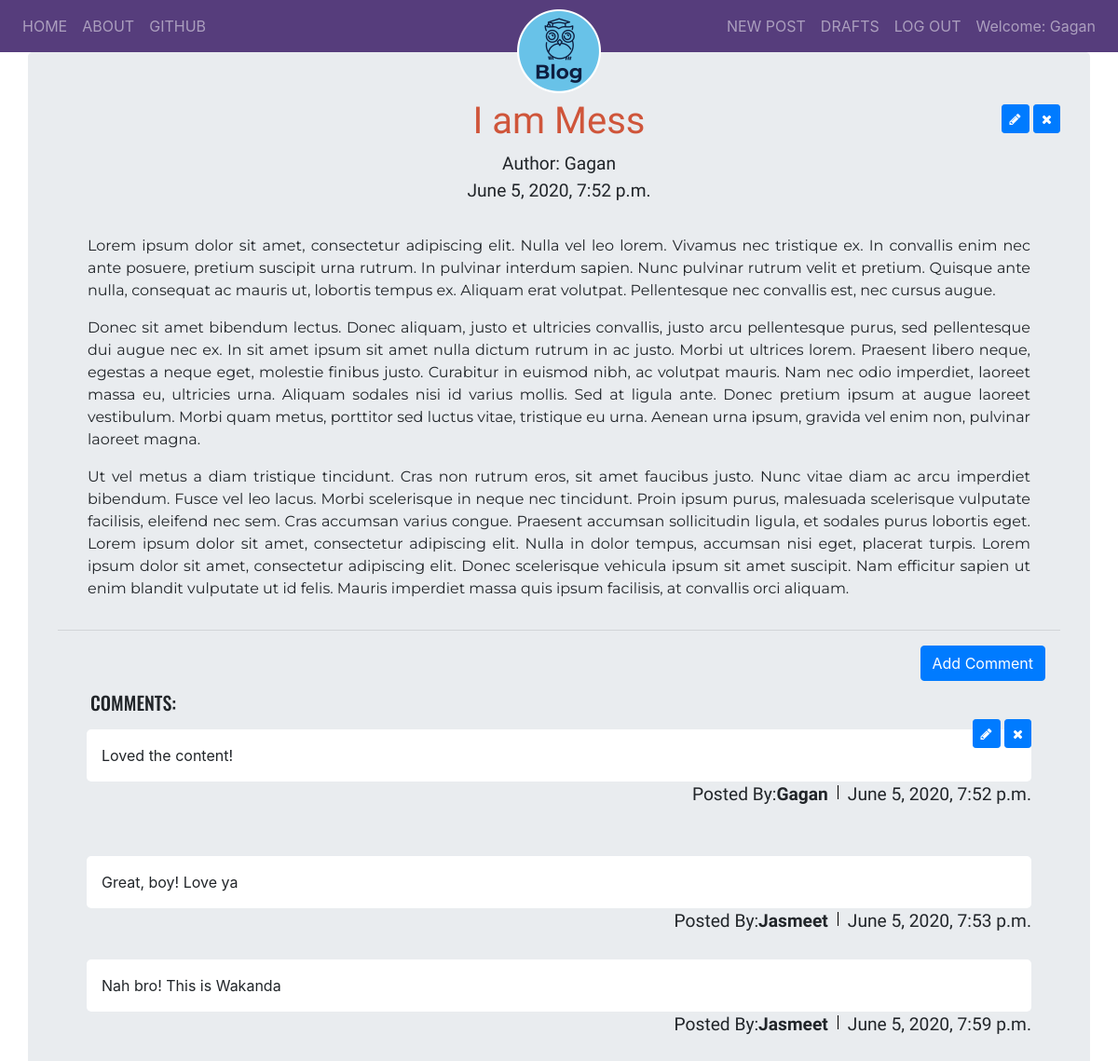
The app's page /post/1/ (signed in) with its own data.
### blog/models.py (models this page shows, shortened)
class Post(models.Model):
    author = models.ForeignKey('auth.User', on_delete=models.CASCADE)
    title = models.CharField(max_length=256)
    text = models.TextField()
    create_date = models.DateTimeField(default=timezone.now)
    published_date = models.DateTimeField(blank=True, null=True)

class Comment(models.Model):
    post = models.ForeignKey('blog.Post', related_name='comments', on_delete=models.CASCADE)
    author = models.ForeignKey('auth.User', on_delete=models.CASCADE)
    text = models.TextField()
    create_date = models.DateTimeField(default=timezone.now)
    approved_comment = models.BooleanField(default=False)

### blog/views.py (the view)
# urls.py: path('post/<int:pk>/', views.PostDetailView.as_view(), name='post_detail'),
class PostDetailView(DetailView):
    model = Post

### blog/templates/blog/post_detail.html (shortened to what this page needs)
{% extends 'blog/base.html' %}
{% block bodyblock %}
<h1 class="posttitle text-center">{{post.title}}</h1>
{% if user.is_authenticated and user == post.author %}
<div class="postupdate">
  <a class="btn btn-primary btn-sm" href="{% url 'blog:post_edit' pk=post.pk %}">
    <i class="fa fa-pencil" aria-hidden="true"></i>
  </a>
  <a class="btn btn-primary btn-sm" href="{% url 'blog:post_remove' pk=post.pk %}">
    <i class="fa fa-times" aria-hidden="true"></i>
  </a>
</div>
{% endif %}
{% if post.published_date %}
<div class="date text-center">Author: {{post.author|title}}</div>
<div class="date text-center">{{post.published_date}}</div>
{% else %}
<div class="text-center">
  <a class="btn btn-default" href="{% url 'blog:post_publish' pk=post.pk %}">Publish</a>
</div>
{% endif %}
<div class="postcontent text-justify">{{post.text|safe|linebreaksbr}}</div>
<hr>
{% if post.published_date %}
<a class="btn btn-primary btn-comment pull-right mr-3" href="{% url 'blog:add_comment_to_post' pk=post.pk %}">Add Comment</a>
<div class="container post_detail">
  <h5>COMMENTS:</h5>
  {% for comment in post.comments.all %}
  <br>
  <div class="comments px-3 mb-2">
    {% if user == comment.author or user == post.author or comment.approved_comment %}
    <div class="comments_body px-3 mb-1">{{comment.text|safe|linebreaks}}</div>
    <div class="comments_meta">
      {% if comment.approved_comment %}
      <span>Posted By:<strong>{{comment.author|title}}</strong></span>
      {% else %}
      <span>Waiting for Approval... | Posted By:<strong>{{comment.author|title}}</strong></span>
      {% endif %}
      <span>{{comment.create_date}}</span>
    </div>
    {% if user == post.author and not comment.approved_comment %}
    <div class="comment_approve">
      <a class="btn btn-primary btn-sm" href="{% url 'blog:comment_approve' pk=comment.pk %}">
        <i class="fa fa-check" aria-hidden="true"></i>
      </a>
      <a class="btn btn-primary btn-sm" href="{% url 'blog:comment_remove' pk=comment.pk %}">
        <i class="fa fa-times" aria-hidden="true"></i>
      </a>
    </div>
    {% elif user == comment.author %}
    <div class="comment_approve">
      <a class="btn btn-primary btn-sm" href="{% url 'blog:comment_edit' pk=comment.pk %}">
        <i class="fa fa-pencil" aria-hidden="true"></i>
      </a>
      <a class="btn btn-primary btn-sm" href="{% url 'blog:comment_remove' pk=comment.pk %}">
        <i class="fa fa-times" aria-hidden="true"></i>
      </a>
    </div>
    {% endif %}
    {% endif %}
  </div>
  {% empty %}
  <span class="ml-3">No Comments</span>
  {% endfor %}
</div>
{% endif %}
{% endblock %}

### blog/templates/blog/base.html (shortened to what this page needs)
<!DOCTYPE html>
{% load static %}
<html lang="en" dir="ltr">
<head>
   <link rel="stylesheet" href="https://stackpath.bootstrapcdn.com/bootstrap/4.1.3/css/bootstrap.min.css"
>
   <link href="https://maxcdn.bootstrapcdn.com/font-awesome/4.7.0/css/font-awesome.min.css" rel="stylesheet">
   <link rel="stylesheet" href="//cdn.jsdelivr.net/medium-editor/latest/css/medium-editor.min.css" type="text/css" media="screen" charset="utf-8">
   <link rel="stylesheet" href="{% static 'css/blog.css' %}">
 </head>
  <body>
    <nav class="navbar navbar-expand-md navbar-dark" style="background-color:#563d7c">
      <a class="navbar-brand mr-0 mr-md-2" href="{% url 'blog:post_list' %}">
       <img id="logo" src="{% static 'images/logo.png' %}" alt="Logo" width="100px">
      </a>
      <div class="collapse navbar-collapse" id="navbarSupportedContent">
       <ul class="navbar-nav mr-auto mt-2 mt-lg-0">
         <li class="nav-item">
           <a class="nav-link" href="{% url 'blog:post_list' %}">HOME</a>
         </li>
         <li class="nav-item">
           <a class="nav-link" href="{% url 'blog:about' %}">ABOUT</a>
         </li>
         <li class="nav-item">
           <a class="nav-link" href="https://github.com/GaganShergill" target="_blank">GITHUB</a>
         </li>
       </ul>
       <ul class="navbar-nav ml-auto mt-2 mt-lg-0">
         {% if user.is_authenticated %}
         <li class="nav-item">
           <a class="nav-link" href="{% url 'blog:post_new' %}">NEW POST</a>
         </li>
         <li class="nav-item">
           <a class="nav-link" href="{% url 'blog:post_draft_list' %}">DRAFTS</a>
         </li>
         <li class="nav-item">
           <a class="nav-link" href="{% url 'logout' %}">LOG OUT</a>
         </li>
         <li class="nav-item">
           <a class="nav-link">Welcome: {{user.username|title}}</a>
         </li>
       </ul>
       {% else %}
       <li class="nav-item" id="user-icon">
         <a class="nav-item nav-link" href="{% url 'login' %}" aria-label="Login">
         <i class="fa fa-user-circle-o fa-lg" aria-hidden="true"></i></a>
       </li>
       {% endif %}
      </div>
    </nav>
    <div class="container jumbotron">
      {% block bodyblock %}
      {% endblock %}
    </div>
  </body>
</html>

### blog/static/css/blog.css (style rules this page uses)
.navbar { position: relative; }
.navbar-brand { position: absolute; left: 50%; margin-left: -50px !important; display: block; top: 0px; }
.jumbotron { padding-top: 50px; }
.posttitle { font-family: 'Lobster Two', cursive; color: #cf553a; }
.date { font-family: 'Tenali Ramakrishna', sans-serif; font-size: 1.2em; }
.postcontent { font-family: 'Montserrat', sans-serif; margin: 2em; }
.postupdate { float: right; position: relative; bottom: 50px; height: 0; }
.comments { display: flex; flex-direction: column; width: 100%; justify-content: space-between; }
.comments_meta { display: flex; line-height: 1em; flex-direction: row; font-family: 'Tenali Ramakrishna', sans-serif; font-size: 1.2em; justify-content: flex-end; }
.comments_meta span:nth-of-type(odd) { margin-right: 20px; }
.comment_approve { position: relative; bottom: 90px; height: 25px; align-self: flex-end; }
.comments_body { background-color: white; border-radius: 5px; }
.post_detail h5 { margin-top: 50px; margin-left: 20px; font-family: 'Oswald', sans-serif; position: relative; top: 15px; }

### records on screen
Post: title "I am Mess", author "Gagan", published_date "June 5, 2020, 7:52 p.m.", text "Lorem ipsum dolor sit amet, consectetur adipiscing elit. Nulla vel leo lorem. Vivamus nec tristique ex. In convallis enim nec ante posuere, pretium suscipit urna rutrum. In pulvinar interdum sapien. Nunc pulvinar rutrum velit et pretium. Quisque ante nulla, consequat ac mauris ut, lobortis tempus ex. Aliquam erat volutpat. Pellentesque nec convallis est, nec cursus augue. Donec sit amet bibendum lectus. Donec aliquam, justo et ultricies convallis, justo arcu pellentesque purus, sed pellentesque dui augue nec ex. In sit amet ipsum sit amet nulla dictum rutrum in ac justo. Morbi ut ultrices lorem. Praesent libero neque, egestas a neque eget, molestie finibus justo. Curabitur in euismod nibh,…"
Comment: text "Loved the content!", author "Gagan", create_date "June 5, 2020, 7:52 p.m.", approved_comment True (drawn)
Comment: text "Great, boy! Love ya", author "Jasmeet", create_date "June 5, 2020, 7:53 p.m."
Comment: text "Nah bro! This is Wakanda", author "Jasmeet", create_date "June 5, 2020, 7:59 p.m."

### other values on screen
{{ user.username|title }} "Gagan"
